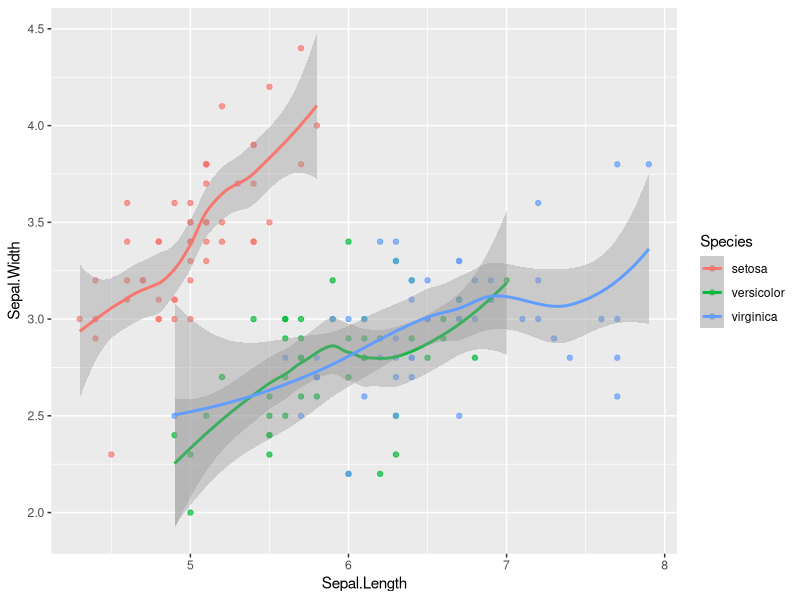
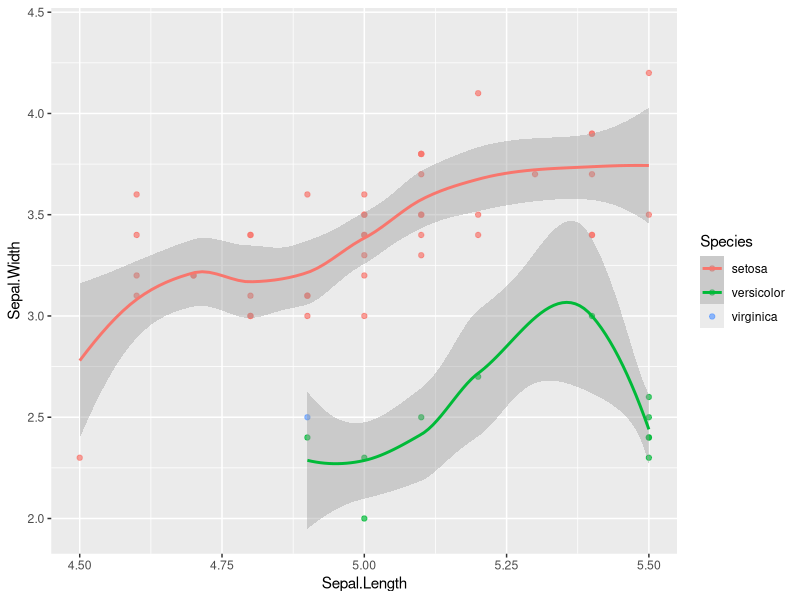
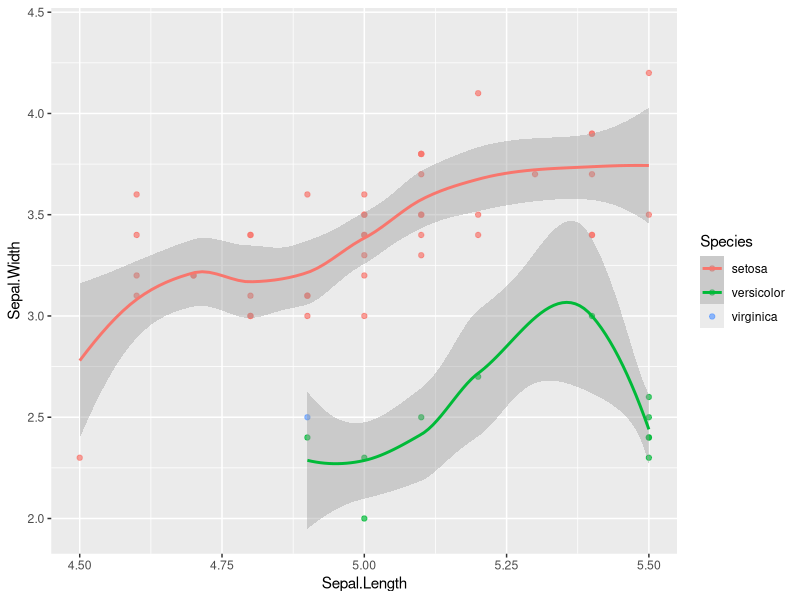
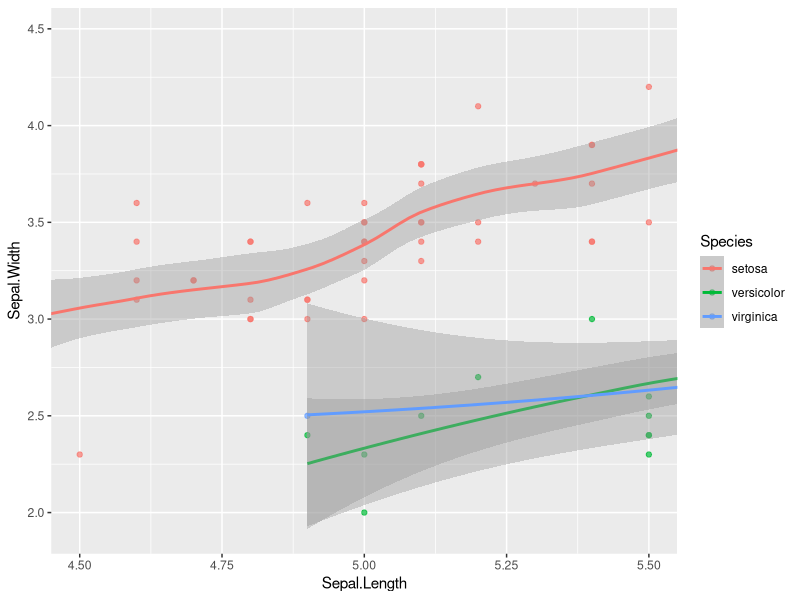
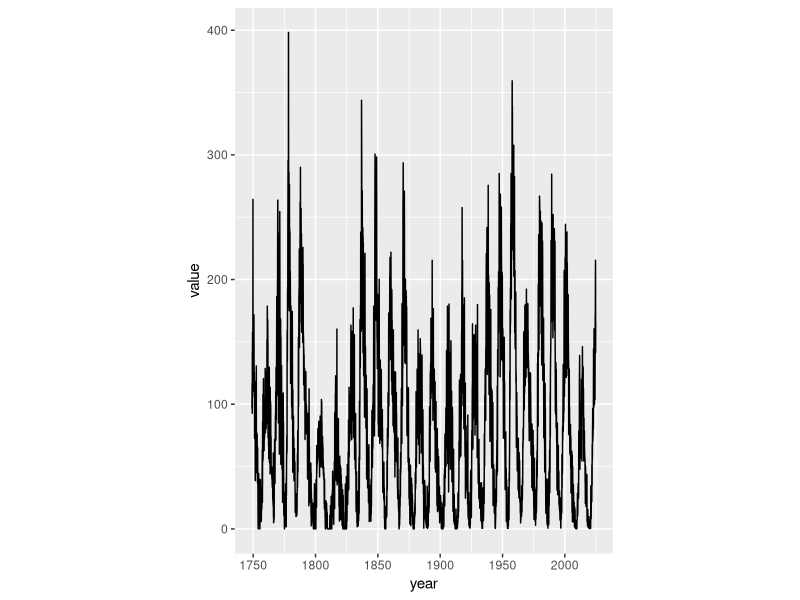
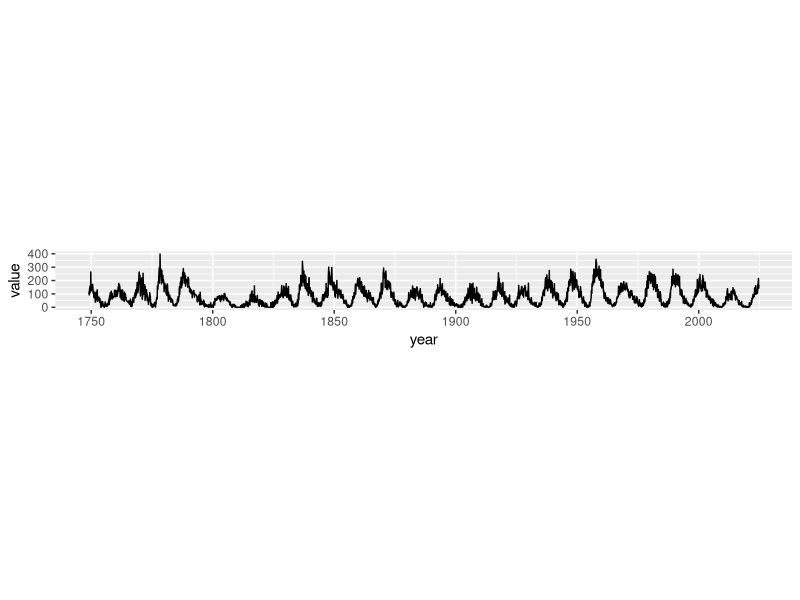
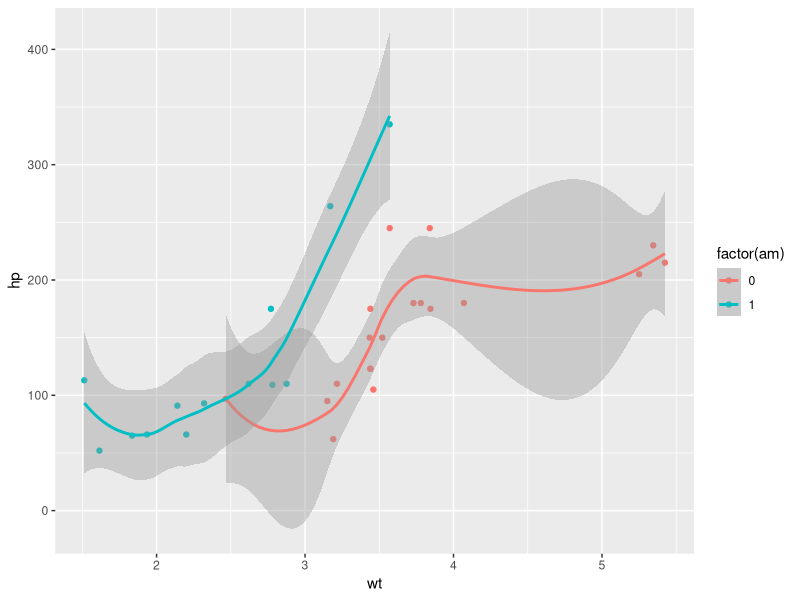
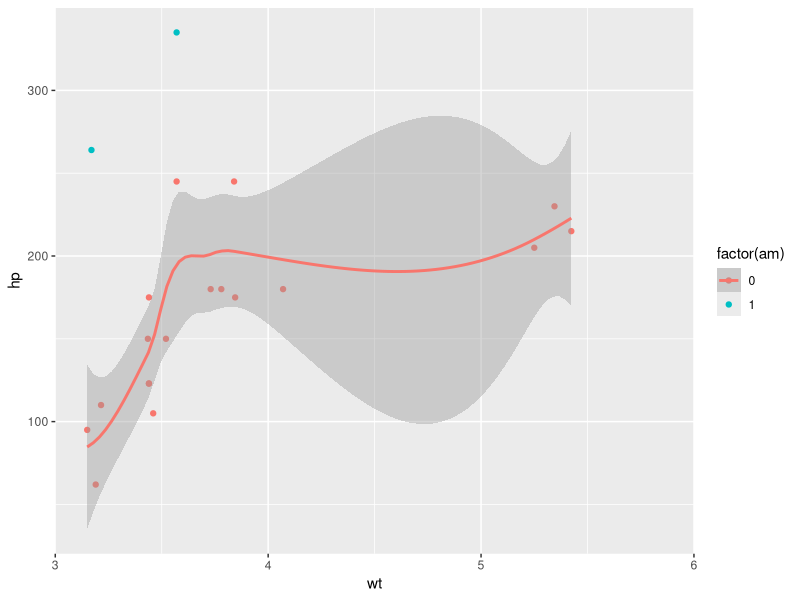

Recreate these plots in R, in order.
library(ggplot2)
## coord_
## coord_cartesian() is the most commonly used

## zooming in (always to be handled with caution
## scale_x_continuous(limits = ...) # or scale_y_...
## xlim(() # or ylim()
## coord_cartesian(xlim = ...)

iris.smooth <- ggplot(iris, aes(Sepal.Length, Sepal.Width, col = Species)) +
    geom_point(alpha = 0.7) + geom_smooth()

iris.smooth
some.lim = c(4.5,5.5)

iris.smooth + scale_x_continuous(limits = some.lim) # warning about removed rows, blue has no line since it has a single value only

iris.smooth + xlim(some.lim)          # not as flexible

iris.smooth + coord_cartesian(xlim = some.lim) # blue is also on the plot

## Aspect ratio
## a source of deception
## best if they are the same (1:1)
## range may be different

library(reshape2); library(zoo)
?index
data()
str(sunspots)
str(sunspot.month)
head(index(sunspot.month))
sunspots.m <- data.frame(year = index(sunspot.month),
                         value = melt(sunspot.month)$value)
str(sunspots.m)

?coord_equal
## same as coord_fixed with 1
spot.month.plot <- ggplot(sunspots.m, aes(year,value))
spot.month.plot + geom_line() + coord_equal()
## the shape of the spikes is easier to see here:
spot.month.plot + geom_line() + coord_fixed(0.055)

## Exercises:
p <- ggplot(mtcars, aes(x = wt, y = hp, col = factor(am))) +
    geom_point() + geom_smooth()

p
p + scale_x_continuous(limits = c(3,6), expand = c(0,0))
## 16 warnings

p + coord_cartesian(xlim = c(3,6))      # no warning

## Ex. Aspect Ratio
base.plot <- ggplot(iris, aes(Sepal.Length,Sepal.Width,col=Species)) +
               geom_jitter() +
               geom_smooth(method = "lm", se = F)
base.plot
base.plot + coord_equal()

## bar with dummy data:
cyl.base <- ggplot(mtcars, aes(1,fill=factor(cyl)))
cyl.base + geom_bar()

cyl.base + geom_bar() + coord_polar()                # like a target board
cyl.base + geom_bar() + coord_polar(theta = "y")
cyl.base + geom_bar(width = 1)
cyl.base + geom_bar(width = 1) + coord_polar(theta = "y")
